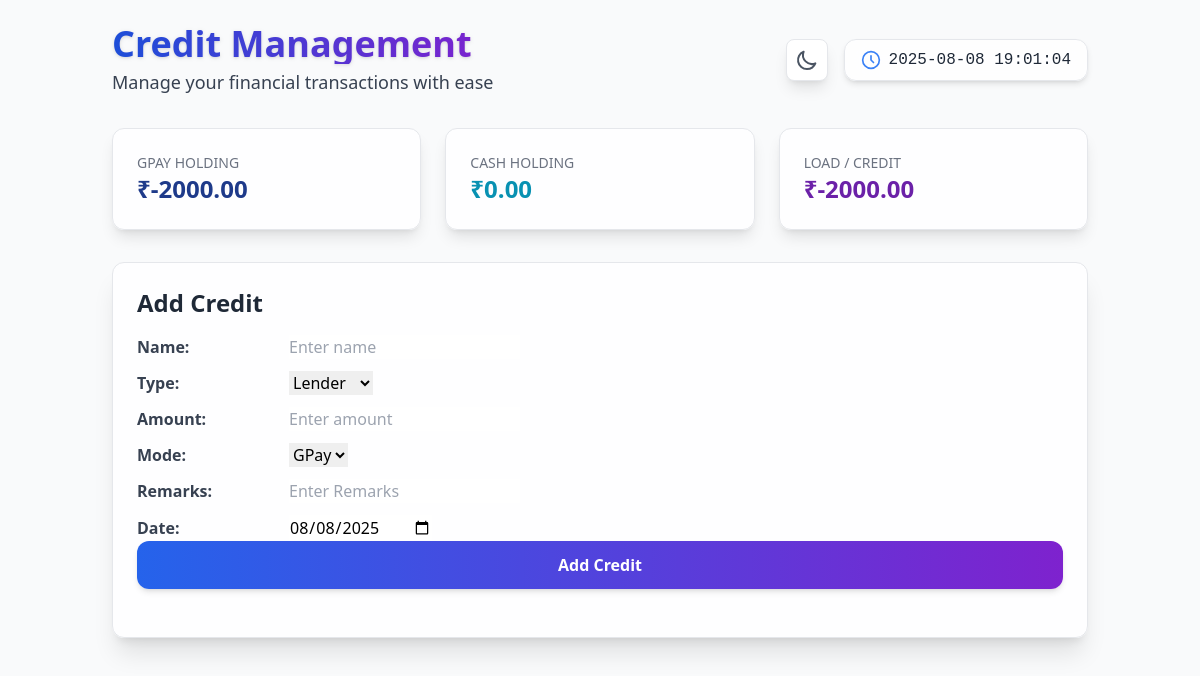
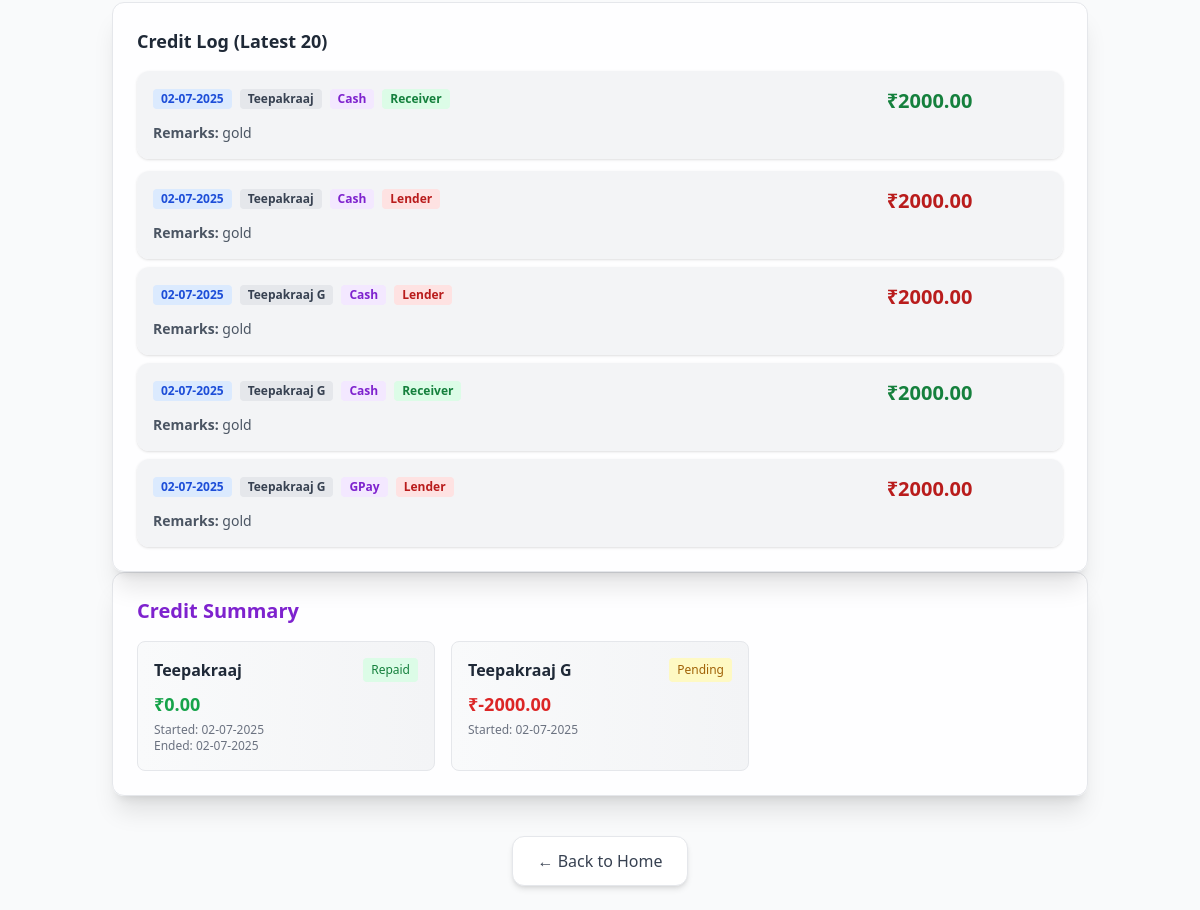
The app's page /credits/ (signed in), older data (2 pictures, top to bottom).
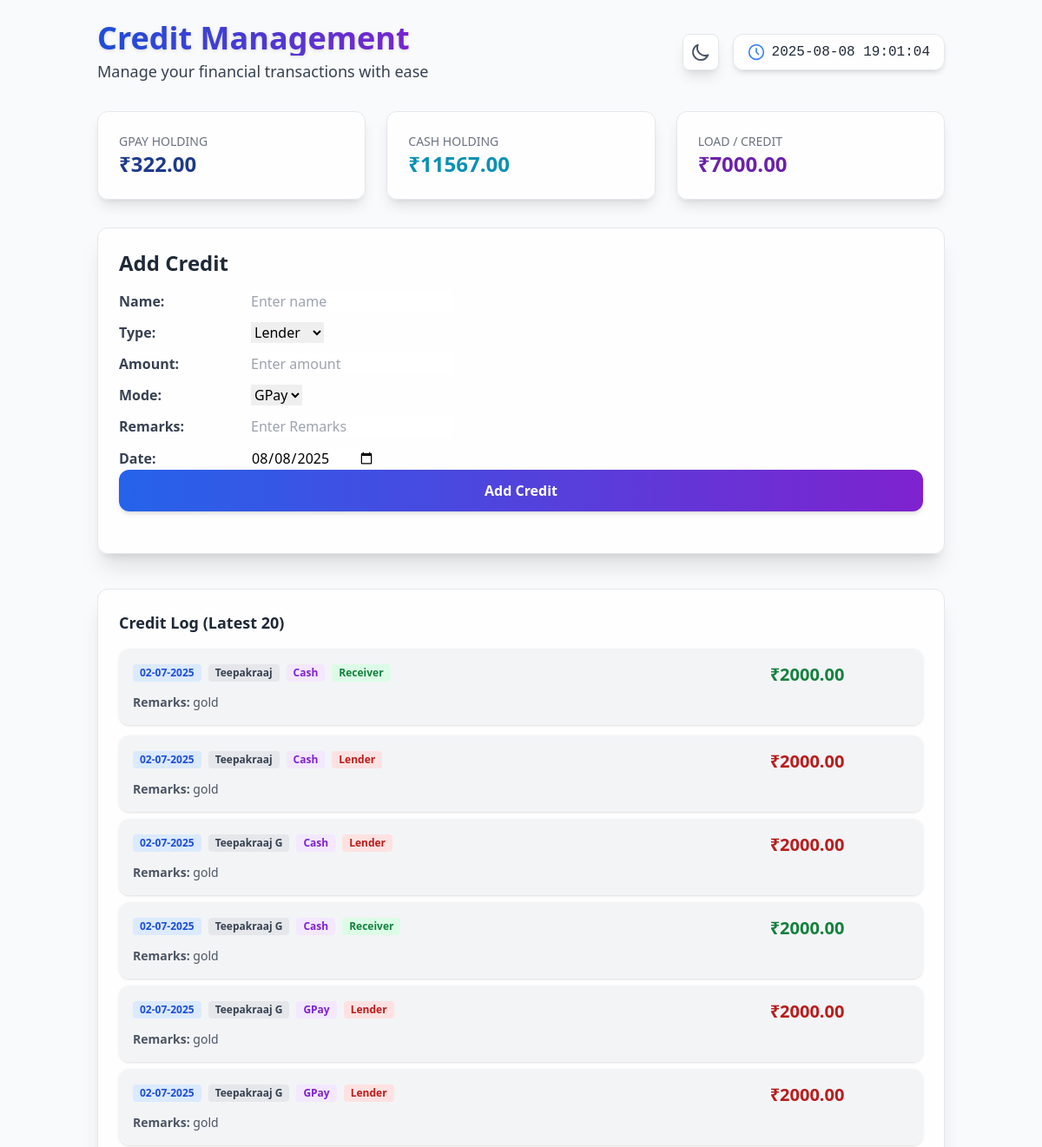
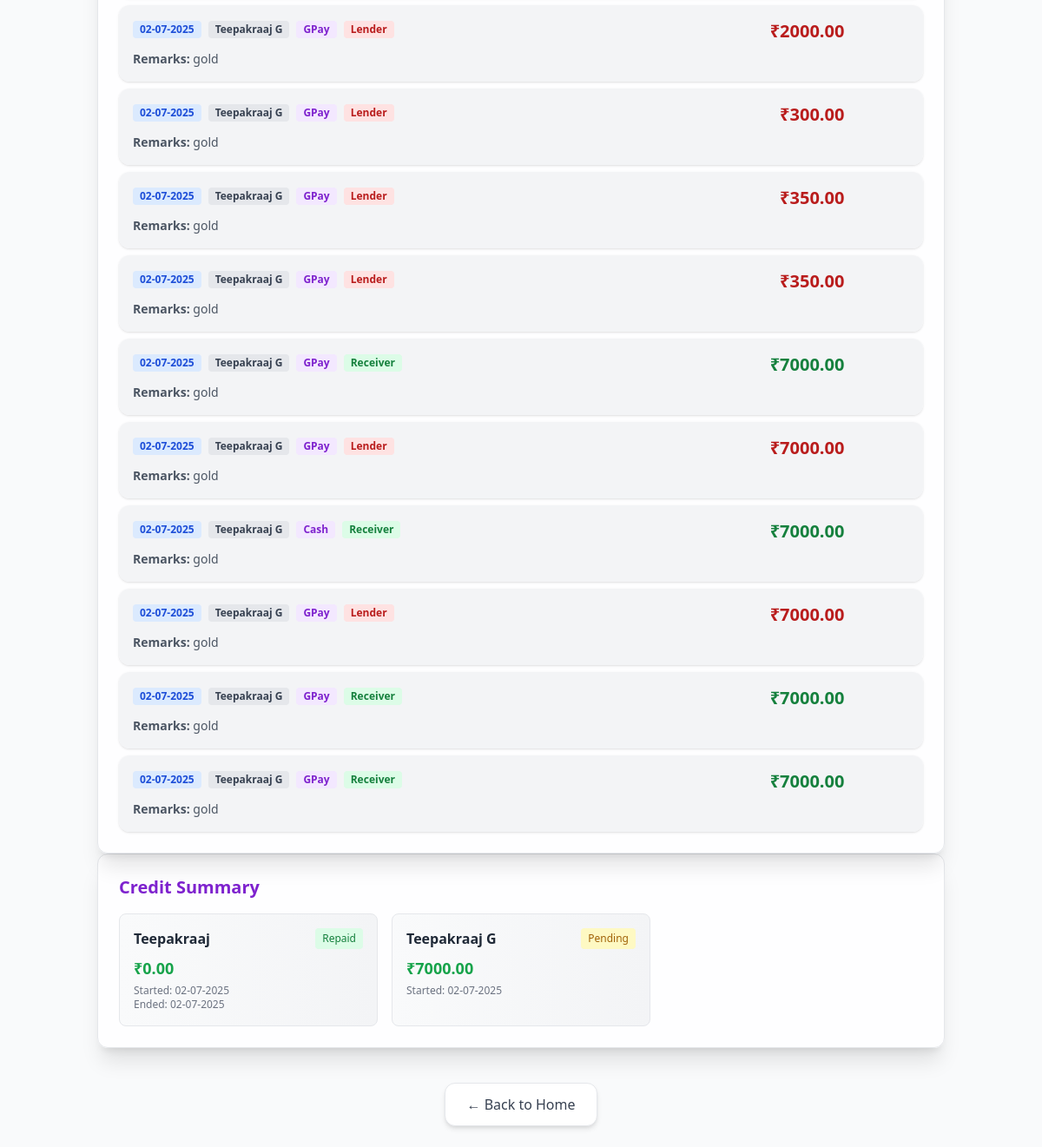
The same page, newer data (2 pictures, top to bottom).
### accounts/models.py (models this page shows, shortened)
class Shop(models.Model):
    owner = models.OneToOneField(User, on_delete=models.CASCADE)
    shop_name = models.CharField(max_length=255)
    unique_id = models.CharField(max_length=10, unique=True)
    holding_gpay = models.DecimalField(max_digits=12, decimal_places=2, default=0)
    holding_cash = models.DecimalField(max_digits=12, decimal_places=2, default=0)
    credit = models.DecimalField(max_digits=12, decimal_places=2, default=0)

class CreditLog(models.Model):
    credit = models.ForeignKey(CreditDue, on_delete=models.CASCADE, related_name='logs')
    is_lender = models.BooleanField()  # True if lender, False if receiver
    date = models.DateTimeField()
    amount = models.DecimalField(max_digits=12, decimal_places=2)
    remarks = models.CharField(max_length=255, blank=True, null=True)
    mode_of_payment = models.CharField(max_length=10, choices=[('GPay', 'GPay'), ('Cash', 'Cash')], default='Cash')

class CreditDue(models.Model):
    shop = models.ForeignKey(Shop, on_delete=models.CASCADE, related_name='credit_dues')
    name = models.CharField(max_length=255)
    balance = models.DecimalField(max_digits=12, decimal_places=2, default=0)
    repaid = models.BooleanField(default=False)
    start_date = models.DateField(blank=True, null=True)
    end_date = models.DateField(blank=True, null=True)
    class Meta:
        unique_together = ('shop', 'name')

### accounts/views.py (the view)
# urls.py: path('credits/', views.add_credit, name='add_credit'),
@login_required
def add_credit(request):
    try:
        shop = Shop.objects.get(owner=request.user)
    except Shop.DoesNotExist:
        messages.error(request, "You do not have a shop. Please contact admin.")
        return redirect('home')
    if request.method == 'POST':
        form = CreditForm(request.POST)
        if form.is_valid():
            name = form.cleaned_data['name']
            is_lender = form.cleaned_data['is_lender'] == 'True'
            amount = form.cleaned_data['amount']
            remarks = form.cleaned_data['remarks']
            date = form.cleaned_data['date']
            mode_of_payment = form.cleaned_data['mode_of_payment']
            credit, created = CreditDue.objects.get_or_create(
                shop=shop,
                name=name,
                defaults={
                    'balance': 0,
                    'start_date': date  # Use form date for new records
                }
            )
            if is_lender:
                credit.balance -= amount
                if mode_of_payment == 'GPay':
                    shop.holding_gpay -= amount
                elif mode_of_payment == 'Cash':
                    shop.holding_cash -= amount
            else:
                credit.balance += amount
                if mode_of_payment == 'GPay':
                    shop.holding_gpay += amount
                elif mode_of_payment == 'Cash':
                    shop.holding_cash += amount
            if credit.balance == 0:
                credit.repaid = True
                credit.end_date = date  # Use form date
            else:
                credit.repaid = False
                credit.end_date = None
            credit.save()
            from django.db.models import Sum
            shop.credit = CreditDue.objects.filter(shop=shop, repaid=False).aggregate(total=Sum('balance'))['total'] or 0
            shop.save()
            CreditLog.objects.create(
                credit=credit,
                is_lender=is_lender,
                amount=amount,
                remarks=remarks,
                date=timezone.make_aware(datetime.combine(date, datetime.min.time())),
                mode_of_payment=mode_of_payment
            )
            messages.success(request, "Credit entry added/updated successfully.")
            return redirect('add_credit')
    else:
        form = CreditForm()
    credits = CreditDue.objects.filter(shop=shop)
    logs = CreditLog.objects.filter(credit__shop=shop).order_by('-date')[:20]
    total_count = CreditLog.objects.filter(credit__shop=shop).count()
    return render(request, 'accounts/add_credit.html', {
        'form': form,
        'logs': logs,
        'credits': credits,
        'total_count': total_count,
        'shop': shop
    })

### accounts/templates/accounts/add_credit.html (shortened to what the changed rows need)
<!DOCTYPE html>
<html lang="en" class="light">
<head>
  <script src="https://cdn.tailwindcss.com"></script>
</head>
<body class="min-h-screen bg-gray-50 dark:bg-gray-900 transition-colors duration-300">
  <div class="relative z-10 container mx-auto p-6">
    <div class="flex justify-between items-center mb-8">
      <div>
        <h1 class="text-4xl font-bold text-transparent bg-gradient-to-r from-blue-700 to-purple-700 bg-clip-text drop-shadow">
        </h1>
      </div>
    </div>
    <div class="grid grid-cols-1 md:grid-cols-3 gap-6 mb-8">
      <div class="bg-white/90 dark:bg-gray-800/90 rounded-xl p-6 shadow-lg border border-gray-200 dark:border-gray-700">
        <p class="text-sm text-gray-500 dark:text-gray-400 uppercase">GPay Holding</p>
        <p class="text-2xl font-bold text-blue-900 dark:text-blue-400">₹{{ shop.holding_gpay }}</p>
      </div>
      <div class="bg-white/90 dark:bg-gray-800/90 rounded-xl p-6 shadow-lg border border-gray-200 dark:border-gray-700">
        <p class="text-sm text-gray-500 dark:text-gray-400 uppercase">Cash Holding</p>
        <p class="text-2xl font-bold text-cyan-600 dark:text-cyan-400">₹{{ shop.holding_cash }}</p>
      </div>
      <div class="bg-white/90 dark:bg-gray-800/90 rounded-xl p-6 shadow-lg border border-gray-200 dark:border-gray-700">
        <p class="text-sm text-gray-500 dark:text-gray-400 uppercase">Load / Credit</p>
        <p class="text-2xl font-bold text-purple-800 dark:text-purple-400">₹{{ shop.credit }}</p>
      </div>
    </div>
    <div class="grid grid-cols-1 gap-10">
      <div>
        <div class="bg-white/90 dark:bg-gray-800/90 p-6 rounded-xl shadow-xl border border-gray-200 dark:border-gray-700">
          <h2 class="text-2xl font-bold mb-4 text-gray-800 dark:text-gray-200">Add Credit</h2>
        </div>
      </div>
      <div>
        <div class="bg-white/90 dark:bg-gray-800/90 p-6 rounded-xl shadow-xl border border-gray-200 dark:border-gray-700">
          <div id="transactions-container" class="space-y-2">
            {% for log in logs %}
              <div id="credit-log-{{ log.id }}" class="log-item bg-gradient-to-r from-gray-100 to-gray-100 dark:from-gray-700 dark:to-gray-800 rounded-xl p-4 mb-3 shadow transition hover:scale-[1.01] hover:shadow-lg relative">
                <div class="flex justify-between items-center">
                  <div class="flex flex-wrap items-center gap-2 text-xs text-gray-500 dark:text-gray-400 mb-1">
                    <span class="inline-block px-2 py-0.5 rounded bg-blue-100 dark:bg-blue-900 text-blue-700 dark:text-blue-300 font-semibold">
                      {{ log.date|date:"d-m-Y" }}
                    </span>
                    <span class="inline-block px-2 py-0.5 rounded bg-gray-200 dark:bg-gray-700 text-gray-700 dark:text-gray-300 font-semibold capitalize">
                      {{ log.credit.name }}
                    </span>
                    <span class="inline-block px-2 py-0.5 rounded bg-purple-100 dark:bg-purple-900 text-purple-700 dark:text-purple-300 font-semibold capitalize">
                      {{ log.mode_of_payment }}
                    </span>
                    <span class="inline-block px-2 py-0.5 rounded {% if log.is_lender %}bg-red-100 dark:bg-red-900 text-red-700 dark:text-red-300{% else %}bg-green-100 dark:bg-green-900 text-green-700 dark:text-green-300{% endif %} font-semibold capitalize">
                      {% if log.is_lender %}Lender{% else %}Receiver{% endif %}
                    </span>
                  </div>
                  <div class="flex items-center gap-2">
                    <div class="font-bold text-xl {% if log.is_lender %}text-red-700 dark:text-red-400{% else %}text-green-700 dark:text-green-400{% endif %}">
                      ₹{{ log.amount }}
                    </div>
                  </div>
                </div>
                {% if log.remarks %}
                  <div class="mt-2 text-sm text-gray-600 dark:text-gray-400">
                    <strong>Remarks:</strong> {{ log.remarks }}
                  </div>
                {% endif %}
              </div>
            {% empty %}
              <p class="text-gray-400 dark:text-gray-500">No credit logs available.</p>
            {% endfor %}
          </div>
        </div>
      </div>
    </div>
    {% if credits %}
      <div class="bg-white/90 dark:bg-gray-800/90 p-6 rounded-xl shadow-xl border border-gray-200 dark:border-gray-700">
        <div class="grid grid-cols-1 md:grid-cols-2 lg:grid-cols-3 gap-4">
          {% for credit in credits %}
            <div class="bg-gradient-to-r from-gray-50 to-gray-100 dark:from-gray-700 dark:to-gray-800 rounded-lg p-4 border border-gray-200 dark:border-gray-600">
              <div class="flex justify-between items-start mb-2">
                <h4 class="font-semibold text-gray-800 dark:text-gray-200">{{ credit.name }}</h4>
                <span class="text-xs px-2 py-1 rounded {% if credit.repaid %}bg-green-100 dark:bg-green-900 text-green-700 dark:text-green-300{% else %}bg-yellow-100 dark:bg-yellow-900 text-yellow-700 dark:text-yellow-300{% endif %}">
                  {% if credit.repaid %}Repaid{% else %}Pending{% endif %}
                </span>
              </div>
              <div class="text-lg font-bold {% if credit.balance < 0 %}text-red-600 dark:text-red-400{% else %}text-green-600 dark:text-green-400{% endif %}">
                ₹{{ credit.balance }}
              </div>
              <div class="text-xs text-gray-500 dark:text-gray-400 mt-1">
                Started: {{ credit.start_date|date:"d-m-Y" }}
                {% if credit.end_date %}
                  <br>Ended: {{ credit.end_date|date:"d-m-Y" }}
                {% endif %}
              </div>
            </div>
          {% endfor %}
        </div>
      </div>
    {% endif %}
  </div>
</body>
</html>

Row changes from the older to the newer data that the page shows:
changed Shop: holding_gpay "-2000.00" → "322.00"; holding_cash "0.00" → "11567.00"; credit "-2000.00" → "7000.00"
added CreditLog: date "02-07-2025", credit.name "Teepakraaj G", mode_of_payment "GPay", is_lender "Lender", amount "2000.00", remarks "gold"
added CreditLog: date "02-07-2025", credit.name "Teepakraaj G", mode_of_payment "GPay", is_lender "Lender", amount "2000.00", remarks "gold"
added CreditLog: date "02-07-2025", credit.name "Teepakraaj G", mode_of_payment "GPay", is_lender "Lender", amount "300.00", remarks "gold"
added CreditLog: date "02-07-2025", credit.name "Teepakraaj G", mode_of_payment "GPay", is_lender "Lender", amount "350.00", remarks "gold"
added CreditLog: date "02-07-2025", credit.name "Teepakraaj G", mode_of_payment "GPay", is_lender "Lender", amount "350.00", remarks "gold"
added CreditLog: date "02-07-2025", credit.name "Teepakraaj G", mode_of_payment "GPay", is_lender "Receiver", amount "7000.00", remarks "gold"
added CreditLog: date "02-07-2025", credit.name "Teepakraaj G", mode_of_payment "GPay", is_lender "Lender", amount "7000.00", remarks "gold"
added CreditLog: date "02-07-2025", credit.name "Teepakraaj G", mode_of_payment "Cash", is_lender "Receiver", amount "7000.00", remarks "gold"
added CreditLog: date "02-07-2025", credit.name "Teepakraaj G", mode_of_payment "GPay", is_lender "Lender", amount "7000.00", remarks "gold"
added CreditLog: date "02-07-2025", credit.name "Teepakraaj G", mode_of_payment "GPay", is_lender "Receiver", amount "7000.00", remarks "gold"
added CreditLog: date "02-07-2025", credit.name "Teepakraaj G", mode_of_payment "GPay", is_lender "Receiver", amount "7000.00", remarks "gold"
changed CreditDue "Teepakraaj G": balance "-2000.00" → "7000.00"
